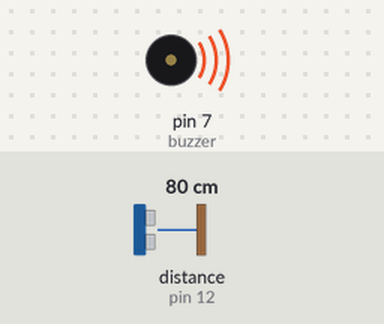
Bench run of a sketch on a simulated Arduino Uno, built with avr-gcc and run on an emulated ATmega328P. Parts: buzzer (waves = sounding, pin HIGH). Wiring (inferred from the names in the program): ultrasonic range finder: trigger pin 13; echo pin 12. Inputs (shaded band) come from the test bench; at power-on: distance to the obstacle (sensor on pin 12) 80 cm. The echo pulse lasts 58.3 µs per cm; pins used as bus, display or sensor lines are not drawn.

Above: at 1.3 s.
1.4 s: distance to the obstacle (sensor on pin 12) set to 97 cm
2.9 s: distance to the obstacle (sensor on pin 12) set to 105 cm
At 4.1 s:
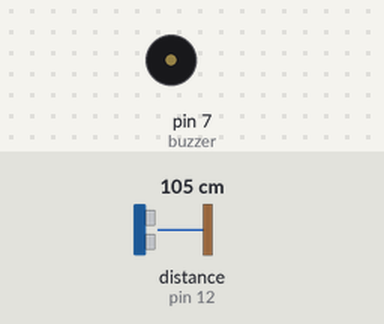
4.5 s: distance to the obstacle (sensor on pin 12) set to 2 cm
At 5.7 s:
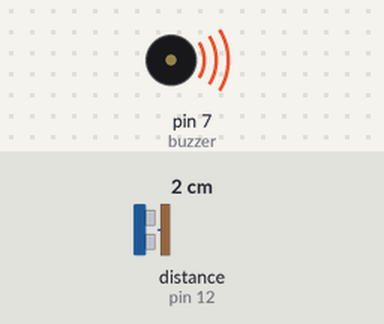
6.0 s: distance to the obstacle (sensor on pin 12) set to 120 cm
At 7.3 s:
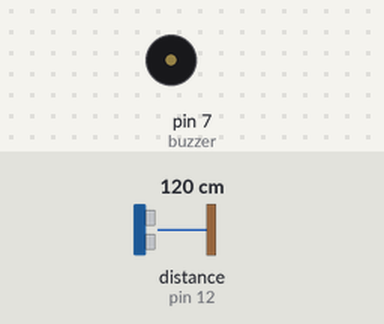
Timing chart, 0 to 8.5 s (numbered marks = the images above; inputs shaded):
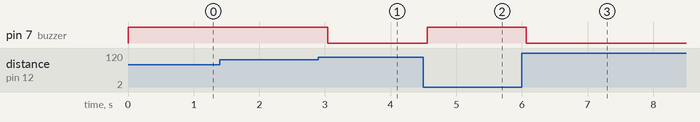

Measured:
- the behaviour switches between 100 and 101 cm on distance to the obstacle (sensor on pin 12) (found by bisection; images 0 and 1)
- after the input at 1.4 s, every drawn part: stays the same
- after the input at 2.9 s, pin 7 (buzzer): HIGH → LOW after 0.14 s
- after the input at 4.5 s, pin 7 (buzzer): LOW → HIGH after 0.06 s
- after the input at 6.0 s, pin 7 (buzzer): HIGH → LOW after 0.06 s

The sketch:

Arduino_Code_With_No_ESP.ino
```cpp
#define trigPin 13
#define echoPin 12
#define buzzer 7

void setup()
{ pinMode(trigPin, OUTPUT);
pinMode(echoPin, INPUT);
pinMode(buzzer,OUTPUT);
}

void loop()
{ long duration, distance;
digitalWrite(trigPin, LOW);
delayMicroseconds(2);
digitalWrite(trigPin, HIGH);
delayMicroseconds(10);
digitalWrite(trigPin, LOW);

duration = pulseIn(echoPin, HIGH);
distance = (duration/2) / 29.1;

if (distance < 100) // Checking the distance, you can change the value
{
// When the the distance below 100cm
digitalWrite(buzzer,HIGH);
} else
{
// when greater than 100cm
digitalWrite(buzzer,LOW);
} delay(500);
}
```
